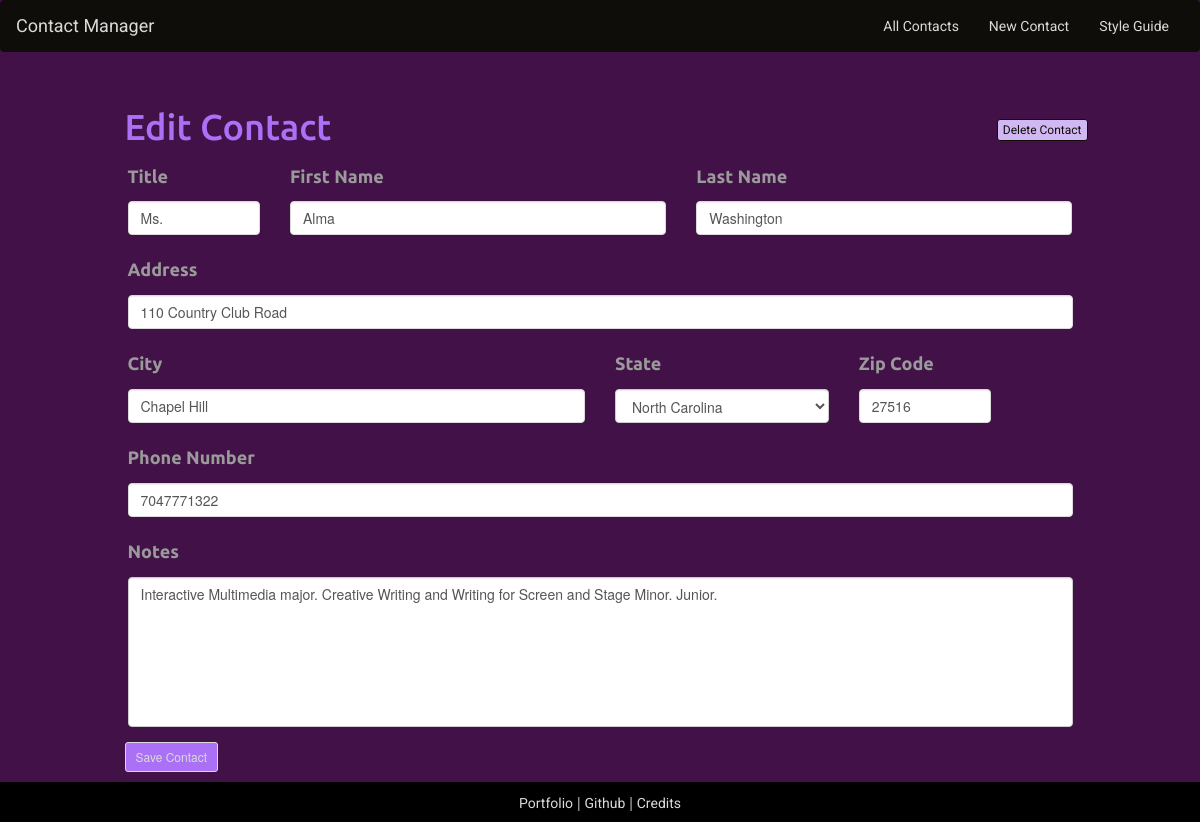
The page /edit.php?id=3 on the database its author committed.
### tables this page shows
CREATE TABLE IF NOT EXISTS `contacts` (
  `id` int(11) NOT NULL,
  `first_name` varchar(200) NOT NULL,
  `last_name` varchar(200) NOT NULL,
  `title` varchar(200) NOT NULL,
  `address` varchar(200) NOT NULL,
  `city` varchar(200) NOT NULL,
  `state` varchar(200) NOT NULL,
  `zipcode` varchar(200) NOT NULL,
  `phone` varchar(200) NOT NULL,
  `notes` text NOT NULL
);

### edit.php (the view, shortened to what this page needs)
<?php
  include 'header.php';
  $id = $_GET['id'];
  $stmt = $db->prepare('SELECT * from contacts WHERE id = :id LIMIT 1');
  $stmt->bindParam(':id', $id);
  $stmt->execute();
  $contact = $stmt->fetch(PDO::FETCH_ASSOC);
 ?>
<div class="row">
  <a href="javascript:deleteContact('/delete.php?id=<?= $contact['id']; ?>')" class="btn btn-xs pull-right btn-delete">Delete Contact</a>
<h1>
    <div class="page-btn">
    Edit Contact
  </div>
</h1>
<form method="POST" action="/update.php">
  <div class="form-group col-lg-2 col-md-2 col-sm-2 col-xs-12">
    <label for="contact_title"><h4>Title</h4></label>
    <input class="form-control" type="text" name="title" id="contact_title" value="<?= $contact['title']; ?>" />
  </div>
  <div class="form-group col-lg-5 col-md-5 col-sm-5 col-xs-12">
    <label for="contact_first_name"><h4>First Name</h4></label>
    <input class="form-control" type="text" name="first_name" id="contact_first_name" value="<?= $contact['first_name']; ?>" />
  </div>
  <div class="form-group col-lg-5 col-md-5 col-sm-5 col-xs-12">
    <label for="contact_last_name"><h4>Last Name</h4></label>
    <input class="form-control" type="text" name="last_name" id="contact_last_name" value="<?= $contact['last_name']; ?>" />
  </div>
  <div class="form-group col-lg-12 col-md-12">
    <label for="contact_address"><h4>Address</h4></label>
    <input class="form-control" type="text" name="address" id="contact_address" value="<?= $contact['address']; ?>" />
  </div>
  <div class="form-group col-lg-6 col-md-6">
    <label for="contact_city"><h4>City</h4></label>
    <input class="form-control" type="text" name="city" id="contact_city" value="<?= $contact['city']; ?>" />
  </div>
  <div class="form-group col-lg-3 col-md-3">
    <label for="contact_state"><h4>State</h4></label>
    <select name="state" id="contact_state" value="<?= $contact['state']; ?>" class="form-control">
       <option value="NC"<?= ($contact['state'] == 'NC') ? ' selected' : '' ?>>North Carolina</option>
    </select>
  </div>
  <div class="form-group col-lg-2 col-md-2">
    <label for="contact_zipcode"><h4>Zip Code</h4></label>
    <input class="form-control" type="text" name="zipcode" id="contact_zipcode" value="<?= $contact['zipcode']; ?>" />
  </div>
  <div class="form-group col-lg-12 col-md-12">
    <label for="contact_phone"><h4>Phone Number</h4></label>
    <input class="form-control" type="text" name="phone" id="contact_phone" value="<?= $contact['phone']; ?>" />
  </div>
  <div class="form-group col-lg-12 col-md-12">
    <label for="contact_notes"><h4>Notes</h4></label>
    <textarea class="form-control" name="notes" id="contact_notes"><?=$contact['notes'];?></textarea>
  </div>
  <button class="btn btn-sm page-btn">Save Contact</button>
</form>
<?php include 'footer.php'; ?>

### css/style.css (style rules this page uses)
body { background: #411147; margin-bottom: 50px; }
a { font-family: 'Roboto', sans-serif !important; color: #dadada; }
h1, h2, h3, h4, h5, th { font-family: 'Ubuntu', sans-serif !important; }
textarea.form-control { resize: none; height: 150px; }
.btn-delete { margin-top: 32px; }
.page-btn { margin-left: 12px; }
h1 { color: #AA70F5; }
h4 { color: #9A9A9A; font-weight: bold; }
.btn-sm { background-color: #AA70F5; border-color: #dadada; color: #dadada; }
.btn-lg, .btn-xs { background-color: #D2B8F3; border-color: #0e0d0a; color: #0e0d0a; }
input[type=text] { border: 1px solid #dadada; }
select { border: 1px solid #dadada; }

### rows shown on the page
contacts: title "Ms.", first_name "Alma", last_name "Washington", address "110 Country Club Road", city "Chapel Hill", state "North Carolina", zipcode "27516", phone "7047771322", notes "Interactive Multimedia major. Creative Writing and Writing for Screen and Stage Minor. Junior."
